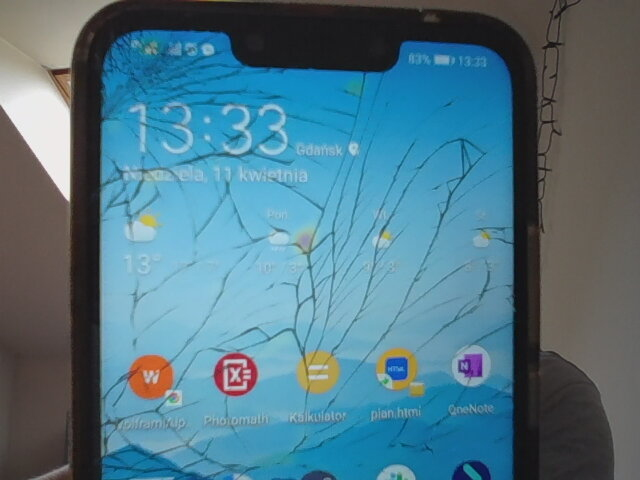
#> input picture zad2/images/100kb.jpg, 640 x 480 px, given in place of encoded_image.jpg, which was not available
$ python zad2_1.py
#> lines starting #> are read from the running program, lines starting #| are printed output that depends on the picture; pictures that were not available may be replaced by others from this repository, and a replacement may not be noted
from PIL import Image, ImageFont, ImageDraw
import textwrap

def decode_image(file_location="images/encoded_image.jpg"):
#> called with file_location = 'images/encoded_image.jpg'
    encoded_image = Image.open(file_location)
#> encoded_image is the input picture: PIL image 640x480 RGB; mean R, G, B 79, 117.9, 133.8
    red_channel = encoded_image.split()[0]
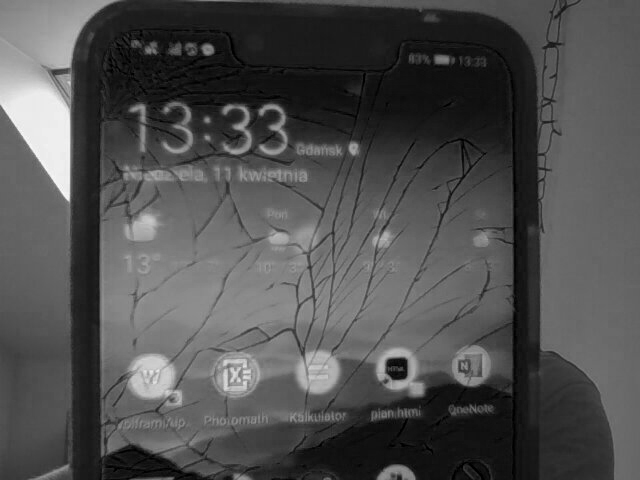
#> red_channel: PIL image 640x480 L; min 0, max 253, mean 79

    x_size = encoded_image.size[0]
#> x_size = 640
    y_size = encoded_image.size[1]
#> y_size = 480

    decoded_image = Image.new("RGB", encoded_image.size)
#> decoded_image: PIL image 640x480 RGB; every value is 0
    pixels = decoded_image.load()

    for i in range(x_size):
        for j in range(y_size):
            if bin(red_channel.getpixel((i, j)))[-1] == '0':
                pixels[i, j] = (255, 255, 255)
            else:
                pixels[i, j] = (0,0,0)

    decoded_image.save("images/decoded.jpg")
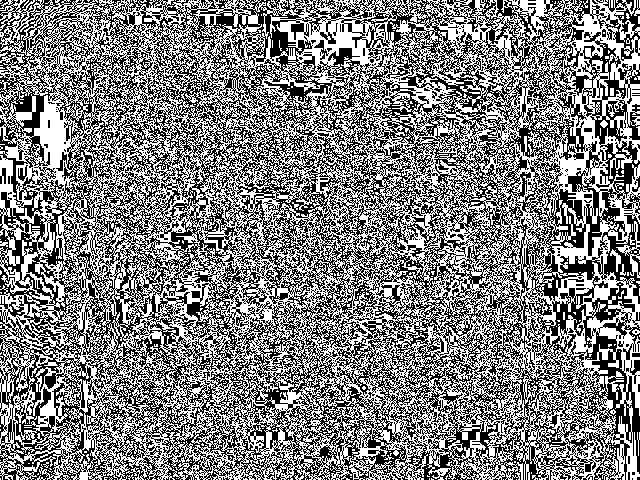
#> saved as decoded.jpg: PIL image 640x480 RGB; 50.3% white; black in thin lines or dots

def write_text(text_to_write, image_size):
    image_text = Image.new("RGB", image_size)
    font = ImageFont.load_default().font
    drawer = ImageDraw.Draw(image_text)

    margin = offset = 10
    for line in textwrap.wrap(text_to_write, width=60):
        drawer.text((margin,offset), line, font=font)
        offset += 10
    return image_text

def encode_image(text_to_encode, template="images/100kb.jpg"):
#> called with text_to_encode = 'Hello', template = 'images/100kb.jpg'
    template = Image.open(template)
    red_template = template.split()[0]
    green_template = template.split()[1]
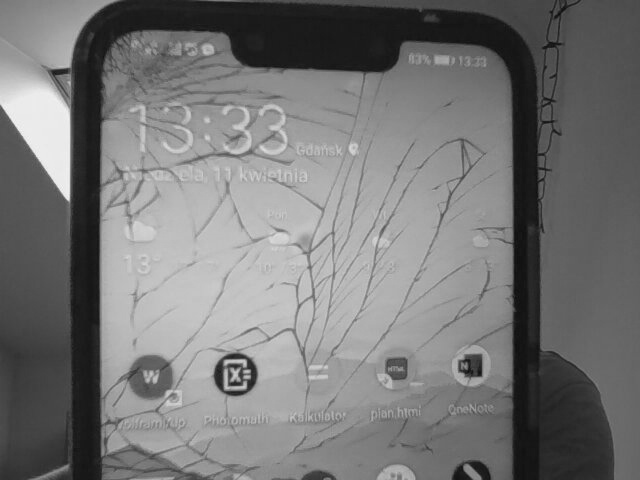
#> green_template: PIL image 640x480 L; min 12, max 246, mean 117.9
    blue_template = template.split()[2]
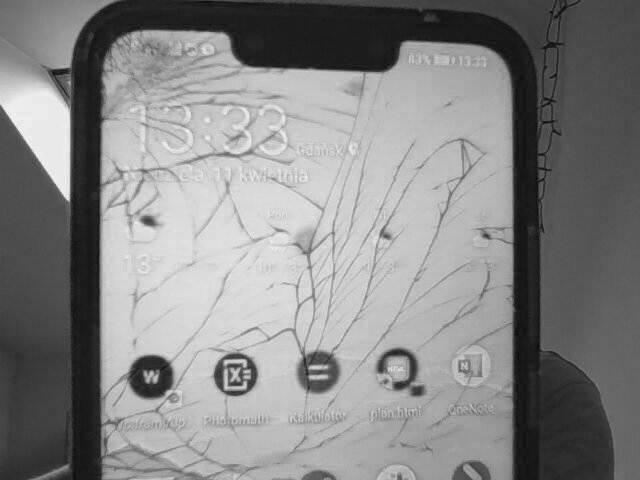
#> blue_template: PIL image 640x480 L; min 10, max 247, mean 133.8

    x = template.size[0]
#> x = 640
    y = template.size[1]
#> y = 480

    image_text = write_text(text_to_encode, template.size)
#> after the loop in write_text, `for line in textwrap.wrap(text_to_write, width=60):`: offset = 10
    bw_encode = image_text.convert('1')

    encoded_image = Image.new("RGB", (x, y))
    pixels = encoded_image.load()
    for i in range(x):
        for j in range(y):
            red_px = bin(red_template.getpixel((i,j)))
            px = bin(bw_encode.getpixel((i,j)))

            if px[-1] == '1':
                red_px = red_px[:-1] + '1'
            else:
                red_px = red_px[:-1] + '0'
            pixels[i, j] = (int(red_px, 2), green_template.getpixel((i,j)), blue_template.getpixel((i,j)))

    encoded_image.save("images/encoded_image.jpg")

if __name__ == '__main__':
    print("Decoding the image...")
    decode_image()

    print("Encoding the image...")
#> (the run stopped early here; a loop or call above may not have finished)
